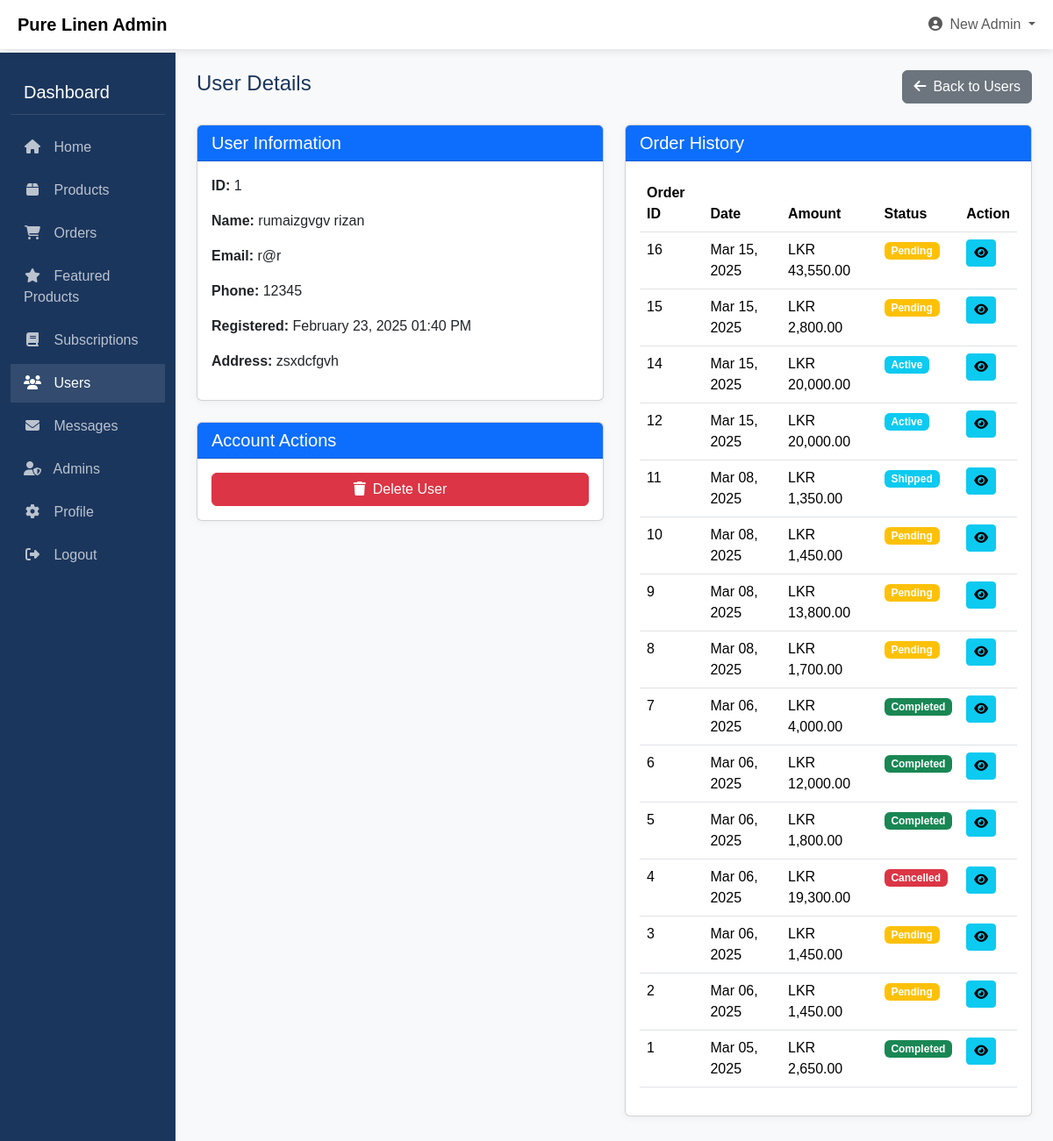
Screenshot of /Admin/admin_user_details.php?id=1 (signed in) with the database file from the repository.
### tables this page shows
CREATE TABLE `users` (
  `id` int(11) NOT NULL,
  `firstName` varchar(100) NOT NULL,
  `lastName` varchar(100) NOT NULL,
  `email` varchar(255) NOT NULL,
  `password` varchar(255) NOT NULL,
  `created_at` timestamp NOT NULL DEFAULT current_timestamp(),
  `phone` varchar(20) DEFAULT NULL,
  `address` text DEFAULT NULL,
  `postcode` varchar(20) DEFAULT NULL,
  `country` varchar(100) DEFAULT NULL,
  `city` varchar(100) DEFAULT NULL,
  `user_type` enum('user','admin') DEFAULT 'user',
  `email_verified` tinyint(1) NOT NULL DEFAULT 0,
  `verification_code` varchar(10) DEFAULT NULL,
  `code_expiry` bigint(20) DEFAULT NULL,
  `reset_token` varchar(100) DEFAULT NULL,
  `token_expiry` bigint(20) DEFAULT NULL
);

CREATE TABLE `orders` (
  `id` int(11) NOT NULL,
  `user_id` int(11) NOT NULL,
  `total_amount` decimal(10,2) NOT NULL,
  `payment_method` varchar(50) NOT NULL,
  `payment_status` varchar(20) NOT NULL DEFAULT 'pending',
  `order_type` varchar(50) DEFAULT 'regular',
  `subscription_id` int(11) DEFAULT NULL,
  `delivery_address` text DEFAULT NULL,
  `delivery_city` varchar(100) DEFAULT NULL,
  `delivery_postcode` varchar(20) DEFAULT NULL,
  `delivery_country` varchar(100) DEFAULT NULL,
  `delivery_option` varchar(50) DEFAULT 'standard',
  `delivery_cost` decimal(10,2) DEFAULT 250.00,
  `order_date` timestamp NOT NULL DEFAULT current_timestamp(),
  `created_at` timestamp NOT NULL DEFAULT current_timestamp()
);

### Admin/admin_user_details.php (the view, shortened to what this page needs)
<?php
$host = "localhost";
$user = "root";
$pass = "";
$db = "pure_linen";
$conn = new mysqli($host, $user, $pass, $db);
$user_id = $_GET['id'];
$stmt = $conn->prepare("SELECT * FROM users WHERE id = ? AND user_type = 'user'");
$stmt->bind_param("i", $user_id);
$stmt->execute();
$result = $stmt->get_result();
$user = $result->fetch_assoc();
$orders_stmt = $conn->prepare("SELECT * FROM orders WHERE user_id = ? ORDER BY order_date DESC");
$orders_stmt->bind_param("i", $user_id);
$orders_stmt->execute();
$orders_result = $orders_stmt->get_result();
$orders = $orders_result->fetch_all(MYSQLI_ASSOC);
$admin_name = $_SESSION['firstName'] ?? 'Admin';
?>
<!DOCTYPE html>
<html lang="en">
<head>
    <link href="https://cdn.jsdelivr.net/npm/bootstrap@5.3.3/dist/css/bootstrap.min.css" rel="stylesheet">
    <link rel="stylesheet" href="https://cdnjs.cloudflare.com/ajax/libs/font-awesome/6.5.1/css/all.min.css">
</head>
<body>
    <nav class="navbar navbar-expand-lg navbar-light fixed-top">
        <div class="container-fluid">
            <a class="navbar-brand d-flex align-items-center" href="#">
                <span class="ms-2 fw-bold">Pure Linen Admin</span>
            </a>
            <div class="collapse navbar-collapse" id="navbarSupportedContent">
                <ul class="navbar-nav ms-auto mb-2 mb-lg-0">
                    <li class="nav-item dropdown">
                        <a class="nav-link dropdown-toggle" href="#" id="navbarDropdown" role="button" data-bs-toggle="dropdown">
                            <i class="fas fa-user-circle me-1"></i> <?php echo htmlspecialchars($admin_name); ?>
                        </a>
                    </li>
                </ul>
            </div>
        </div>
    </nav>
    <div class="container-fluid">
        <div class="row">
            <div class="col-md-3 col-lg-2 d-md-block sidebar collapse">
                <div class="sidebar-title">Dashboard</div>
                <ul class="sidebar-menu">
                    <li>
                        <a href="admin_dashboard.php"><i class="fas fa-home"></i> Home</a>
                    </li>
                    <li>
                        <a href="product_management.php"><i class="fas fa-box"></i> Products</a>
                    </li>
                    <li>
                        <a href="admin_orders.php"><i class="fas fa-shopping-cart"></i> Orders</a>
                    </li>
                    <li>
                        <a href="featured_products.php"><i class="fas fa-star"></i> Featured Products</a>
                    </li>
                    <li>
                        <a href="admin_subscriptions.php"><i class="fas fa-book"></i> Subscriptions</a>
                    </li>
                    <li>
                        <a href="admin_users.php" class="active"><i class="fas fa-users"></i> Users</a>
                    </li>
                    <li>
                        <a href="admin_messages.php"><i class="fas fa-envelope"></i> Messages</a>
                    </li>
                    <li>
                        <a href="admin_admins.php"><i class="fas fa-user-shield"></i> Admins</a>
                    </li>
                    <li>
                        <a href="admin_profile.php"><i class="fas fa-cog"></i> Profile</a>
                    </li>
                    <li>
                        <a href="logout.php"><i class="fas fa-sign-out-alt"></i> Logout</a>
                    </li>
                </ul>
            </div>
            <div class="col-md-9 ms-sm-auto col-lg-10 px-md-4 main-content">
                <div class="d-flex justify-content-between align-items-center mb-4">
                    <h1 class="admin-title">User Details</h1>
                    <a href="admin_users.php" class="btn btn-secondary"><i class="fas fa-arrow-left me-2"></i>Back to Users</a>
                </div>
                <div class="row">
                    <div class="col-md-6">
                        <div class="card mb-4">
                            <div class="card-header bg-primary text-white">
                                <h5 class="card-title mb-0">User Information</h5>
                            </div>
                            <div class="card-body">
                                <p><strong>ID:</strong> <?php echo $user['id']; ?></p>
                                <p><strong>Name:</strong> <?php echo htmlspecialchars($user['firstName'] . ' ' . $user['lastName']); ?></p>
                                <p><strong>Email:</strong> <?php echo htmlspecialchars($user['email']); ?></p>
                                <p><strong>Phone:</strong> <?php echo !empty($user['phone']) ? htmlspecialchars($user['phone']) : '-'; ?></p>
                                <p><strong>Registered:</strong> <?php echo date('F d, Y h:i A', strtotime($user['created_at'])); ?></p>
                                <?php if (!empty($user['address'])): ?>
                                    <p><strong>Address:</strong> <?php echo nl2br(htmlspecialchars($user['address'])); ?></p>
                                <?php endif; ?>
                            </div>
                        </div>
                        <div class="card">
                            <div class="card-header bg-primary text-white">
                                <h5 class="card-title mb-0">Account Actions</h5>
                            </div>
                            <div class="card-body">
                                <a href="admin_users.php?delete=<?php echo $user['id']; ?>" class="btn btn-danger w-100"
                                onclick="return confirm('Are you sure you want to delete this user? This action cannot be undone.')">
                                    <i class="fas fa-trash me-2"></i>Delete User
                                </a>
                            </div>
                        </div>
                    </div>
                    <div class="col-md-6">
                        <div class="card">
                            <div class="card-header bg-primary text-white">
                                <h5 class="card-title mb-0">Order History</h5>
                            </div>
                            <div class="card-body">
                                <?php if (!empty($orders)): ?>
                                    <div class="table-responsive">
                                        <table class="table table-hover">
                                            <thead>
                                                <tr>
                                                    <th>Order ID</th>
                                                    <th>Date</th>
                                                    <th>Amount</th>
                                                    <th>Status</th>
                                                    <th>Action</th>
                                                </tr>
                                            </thead>
                                            <tbody>
                                                <?php foreach ($orders as $order): ?>
                                                    <tr>
                                                        <td><?php echo $order['id']; ?></td>
                                                        <td><?php echo date('M d, Y', strtotime($order['order_date'])); ?></td>
                                                        <td>LKR <?php echo number_format($order['total_amount'], 2); ?></td>
                                                        <td>
                                                            <span class="badge bg-<?php
                                                                echo ($order['payment_status'] == 'completed') ? 'success' :
                                                                    (($order['payment_status'] == 'pending') ? 'warning' :
                                                                    (($order['payment_status'] == 'cancelled') ? 'danger' : 'info'));
                                                            ?>">
                                                                <?php echo ucfirst($order['payment_status']); ?>
                                                            </span>
                                                        </td>
                                                        <td>
                                                            <a href="admin_order_details.php?id=<?php echo $order['id']; ?>" class="btn btn-sm btn-info">
                                                                <i class="fas fa-eye"></i>
                                                            </a>
                                                        </td>
                                                    </tr>
                                                <?php endforeach; ?>
                                            </tbody>
                                        </table>
                                    </div>
                                <?php else: ?>
                                    <p class="text-muted">This user has not placed any orders yet.</p>
                                <?php endif; ?>
                            </div>
                        </div>
                    </div>
                </div>
            </div>
        </div>
    </div>
</body>
</html>

### Admin/admin_user_details.php (style rules this page uses)
:root { --primary-color: #1B365D; --secondary-color: #708090; --dark-color: #0c1d36; --light-color: #f8f9fa; --success-color: #28a745; --warning-color: #ffc107; --danger-color: #dc3545; --info-color: #17a2b8; }
body { background-color: var(--light-color); font-family: 'Arial', sans-serif; padding-top: 60px; }
.sidebar { background-color: var(--primary-color); min-height: calc(100vh - 60px); padding-top: 20px; color: white; }
.sidebar-title { font-size: 20px; padding: 10px 15px; border-bottom: 1px solid rgba(255,255,255,0.1); margin-bottom: 15px; }
.sidebar-menu { list-style: none; padding: 0; margin: 0; }
.sidebar-menu li { margin-bottom: 5px; }
.sidebar-menu a { display: block; padding: 10px 15px; color: rgba(255,255,255,0.7); text-decoration: none; transition: all 0.3s; }
.sidebar-menu a:hover, .sidebar-menu a.active { background-color: rgba(255,255,255,0.1); color: white; }
.sidebar-menu a i { margin-right: 10px; width: 20px; text-align: center; }
.main-content { padding: 20px; }
.navbar { background-color: white; box-shadow: 0 2px 10px rgba(0,0,0,0.1); }
.admin-title { font-size: 24px; color: var(--primary-color); }
.card { box-shadow: 0 2px 10px rgba(0,0,0,0.05); margin-bottom: 20px; }
.card-header { font-weight: 500; }

### rows the page displays
users: id "1", firstName+lastName "rumaizgvgv rizan", email "r@r", phone "12345", created_at "February 23, 2025 01:40 PM", address "zsxdcfgvh"
orders: id "16", order_date "Mar 15, 2025", total_amount "43,550.00", payment_status "Pending"
orders: id "15", order_date "Mar 15, 2025", total_amount "2,800.00", payment_status "Pending"
orders: id "14", order_date "Mar 15, 2025", total_amount "20,000.00", payment_status "Active"
orders: id "12", order_date "Mar 15, 2025", total_amount "20,000.00", payment_status "Active"
orders: id "11", order_date "Mar 08, 2025", total_amount "1,350.00", payment_status "Shipped"
orders: id "10", order_date "Mar 08, 2025", total_amount "1,450.00", payment_status "Pending"
orders: id "9", order_date "Mar 08, 2025", total_amount "13,800.00", payment_status "Pending"
orders: id "8", order_date "Mar 08, 2025", total_amount "1,700.00", payment_status "Pending"
orders: id "7", order_date "Mar 06, 2025", total_amount "4,000.00", payment_status "Completed"
orders: id "6", order_date "Mar 06, 2025", total_amount "12,000.00", payment_status "Completed"
orders: id "5", order_date "Mar 06, 2025", total_amount "1,800.00", payment_status "Completed"
orders: id "4", order_date "Mar 06, 2025", total_amount "19,300.00", payment_status "Cancelled"
orders: id "3", order_date "Mar 06, 2025", total_amount "1,450.00", payment_status "Pending"
orders: id "2", order_date "Mar 06, 2025", total_amount "1,450.00", payment_status "Pending"
orders: id "1", order_date "Mar 05, 2025", total_amount "2,650.00", payment_status "Completed"

### other values shown
$admin_name "New Admin"
